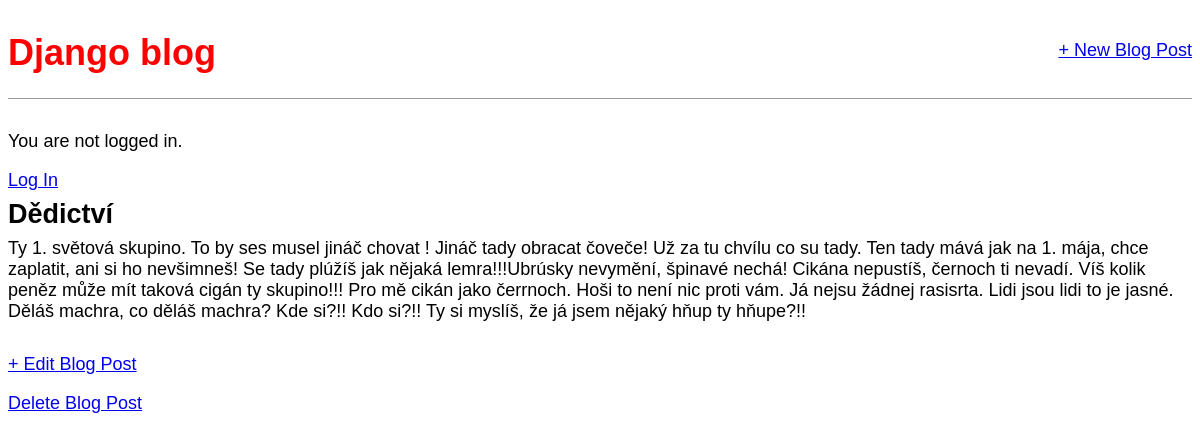
The app's page /post/1/ with its own data.
### blog/models.py (models this page shows, shortened)
class Post(models.Model):
  title = models.CharField(max_length=200)
  author = models.ForeignKey(
    'auth.User',
    on_delete=models.CASCADE,
  )
  body = models.TextField()

### blog/views.py (the view)
# urls.py: path('post/<int:pk>/',BlogDetailView.as_view(), name='post_detail'),
class BlogDetailView(DeleteView):
  model = Post
  template_name = 'post_detail.html'

### templates/post_detail.html
{% extends 'base.html' %}
{% block content %}
<div class="post-entry">
  <h2>{{ post.title }}</h2>
  <p>{{ post.body }}</p>
</div>
<p><a href="{% url 'post_edit' post.pk %}">+ Edit Blog Post</a></p>
<p><a href="{% url 'post_delete' post.pk %}">Delete Blog Post</a></p>
{% endblock content %}

### static/css/base.css (style rules this page uses)
body { font-family: 'Source Sans Pro', sans-serif; font-size: 18px; }
.post-entry { margin-bottom: 2rem; }
.post-entry h2 { margin: 0.5rem 0; }
.post-entry p { margin: 0; font-weight: 400; }

### records on screen
Post: title "Dědictví", body "Ty 1. světová skupino. To by ses musel jináč chovat ! Jináč tady obracat čoveče! Už za tu chvílu co su tady. Ten tady mává jak na 1. mája, chce zaplatit, ani si ho nevšimneš! Se tady plúžíš jak nějaká lemra!!!Ubrúsky nevymění, špinavé nechá! Cikána nepustíš, černoch ti nevadí. Víš kolik peněz může mít taková cigán ty skupino!!! Pro mě cikán jako čerrnoch. Hoši to není nic proti vám. Já nejsu žádnej rasisrta. Lidi jsou lidi to je jasné. Děláš machra, co děláš machra? Kde si?!! Kdo si?!! Ty si myslíš, že já jsem nějaký hňup ty hňupe?!!"
